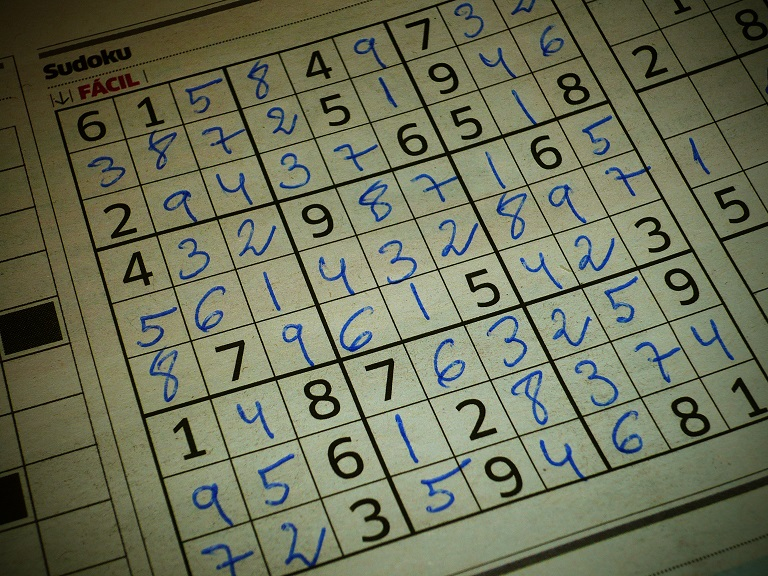
#> input picture images/soduku.jpg, 768 x 576 px
$ jupyter execute 'Lecture 4.6 - Line Detection Using Hough Lines.ipynb'
#> lines starting #> are read from the running program, lines starting #| are printed output that depends on the picture; after the words box and inside, x2 and y2 are one past the last pixel; in counts of white or black regions, pixels touching at a corner belong together
[cell 1]
import cv2
import numpy as np

cv2.HoughLines(binarized/thresholded image, ρ accuracy, θ accuracy, threshold)

* Threshold here is minimum vote for it to be considered a line

A lower threshold will result in a lot of lines, and a larger threshold value will result in only a few number of lines

[cell 2]
image = cv2.imread('images/soduku.jpg')
#> image is the input picture: shape (576, 768, 3); mean B, G, R 88.5, 112.9, 108.9

# Grayscale and Canny Edges extracted
gray = cv2.cvtColor(image, cv2.COLOR_BGR2GRAY)
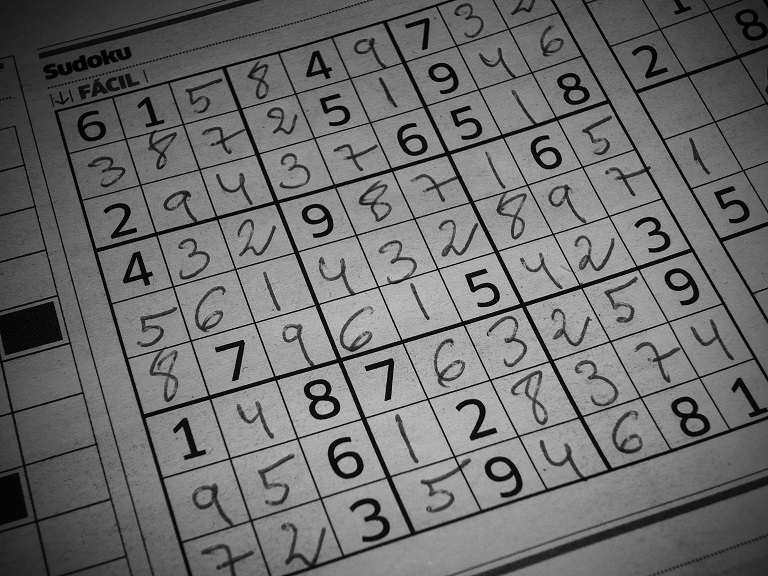
#> gray: shape (576, 768); min 0, max 210, mean 108.9
edges = cv2.Canny(gray, 50, 150, apertureSize=3)
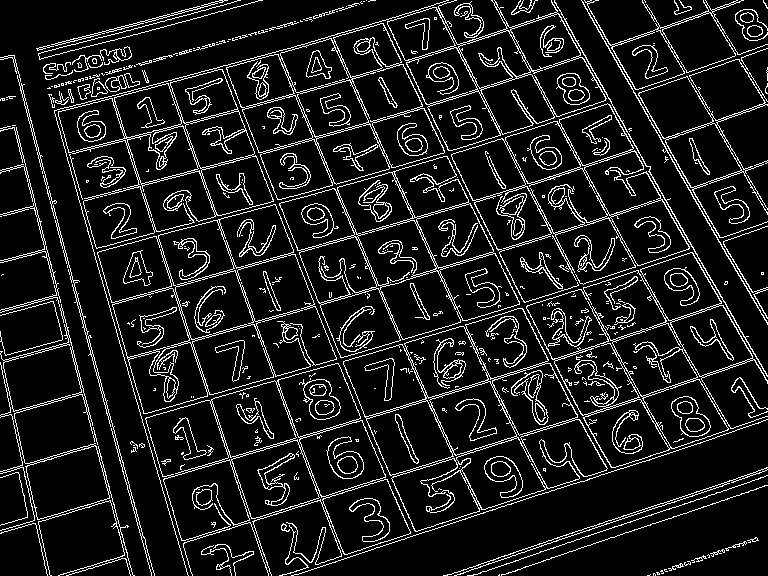
#> edges: shape (576, 768); 11.2% white in thin lines or dots

# Run HoughLines using a rho accuracy of 1 pixel
# theta accuracy of np.pi / 180 which is 1 degree
# Our line threshold is set to 240 (number of points on line)
lines = cv2.HoughLines(edges, 1, np.pi / 180, 240)
#> lines = 34 rows, first 8: [4, 2.88], [2, 2.88], [637, 1.26], [-77, 2.83], [507, 1.27], [-476, 2.62], [505, 1.27], [-130, 2.79]

# We iterate through each line and convert it to the format
# required by cv.lines (i.e. requiring end points)
for rho, theta in lines[0]:
    a = np.cos(theta)
    b = np.sin(theta)
    x0 = a * rho
    y0 = b * rho
    x1 = int(x0 + 1000 * (-b))
    y1 = int(y0 + 1000 * (a))
    x2 = int(x0 - 1000 * (-b))
    y2 = int(y0 - 1000 * (a))
    cv2.line(image, (x1,y1), (x2,y2), (255,0,0), 2)
#> this loop made 1 pass
#> (rho, theta, a, b, x0, y0, x1, y1) on pass 1: (4, 2.88, -0.966, 0.259, -3.86, 1.04, -262, -964)
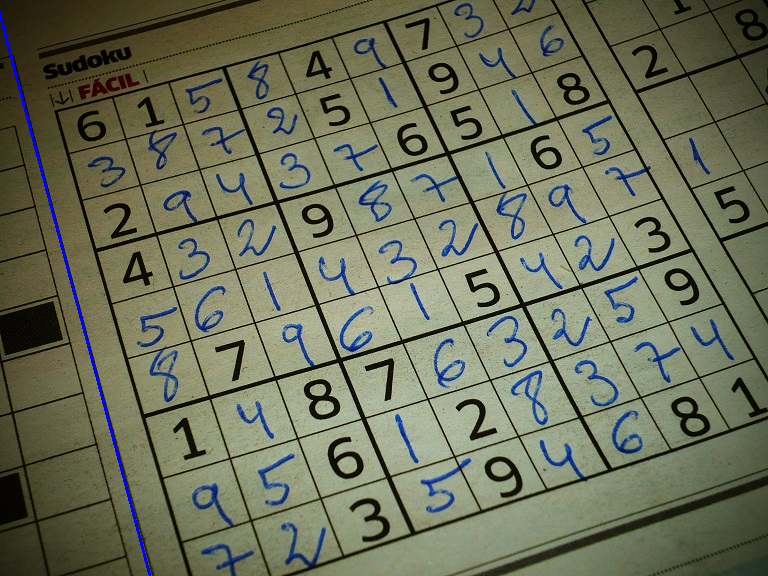
#> image: shape (576, 768, 3); 0.37% of pixels changed, all inside (x1, y1, x2, y2) = (0, 11, 151, 576)

cv2.imshow('Hough Lines', image)
cv2.waitKey()
cv2.destroyAllWindows()

### Probalistic Hough Lines

cv2.HoughLinesP(binarized/thresholded image, ρ accuracy, θ accuracy, threshold, minimum line length, maximum line gap)

[cell 3]
image = cv2.imread('images/soduku.jpg')

# Grayscale and Canny Edges extracted
gray = cv2.cvtColor(image, cv2.COLOR_BGR2GRAY)
edges = cv2.Canny(gray, 100, 170, apertureSize=3)
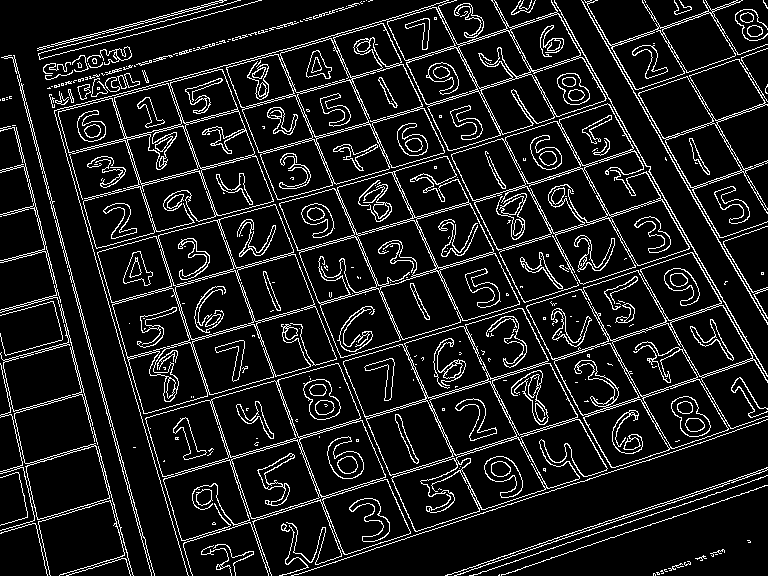
#> edges: shape (576, 768); 10.8% white in thin lines or dots

# Run HoughLines using a rho accuracy of 1 pixel
# theta accuracy of np.pi / 180 which is 1 degree
# However, we specify a minimum vote (pts along line) of 100
# and min line length of 5 pixels and max gap between lines as 10 pixels
lines = cv2.HoughLinesP(edges, 1, np.pi / 180, 200, 5, 10)
#> lines = 169 rows, first 6: [621, 468, 644, 461], [117, 442, 120, 455], [134, 162, 141, 184], [32, 133, 35, 146], [649, 171, 684, 232], [41, 160, 44, 173]
print(lines.shape)
#| (169, 1, 4)

for x1, y1, x2, y2 in lines[0]:
    cv2.line(image, (x1,y1), (x2,y2), (0,255,0), 3)
#> this loop made 1 pass
#> image: shape (576, 768, 3); 0.03% of pixels changed, all inside (x1, y1, x2, y2) = (619, 459, 647, 471)

cv2.imshow('Probabilistic Hough Lines', image)
cv2.waitKey()
cv2.destroyAllWindows()

$ run again, with images/Hillary.jpg copied over images/soduku.jpg
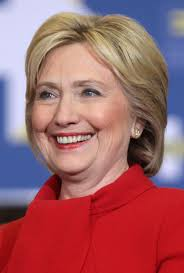
#> input picture images/Hillary.jpg, 184 x 273 px
#> image is the input picture: shape (273, 184, 3); mean B, G, R 104.2, 98.1, 159.7
#> `edges = cv2.Canny(gray, 50, 150, apertureSize=3)`:
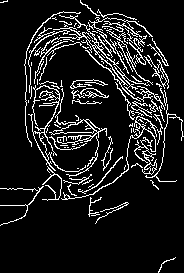
#> edges: shape (273, 184); 11% white in thin lines or dots
#> lines = None
#> `edges = cv2.Canny(gray, 100, 170, apertureSize=3)`:
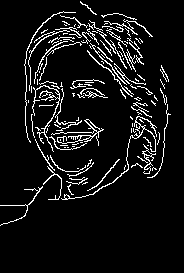
#> edges: shape (273, 184); 7.7% white in thin lines or dots, all inside (x1, y1, x2, y2) = (0, 1, 171, 226)
